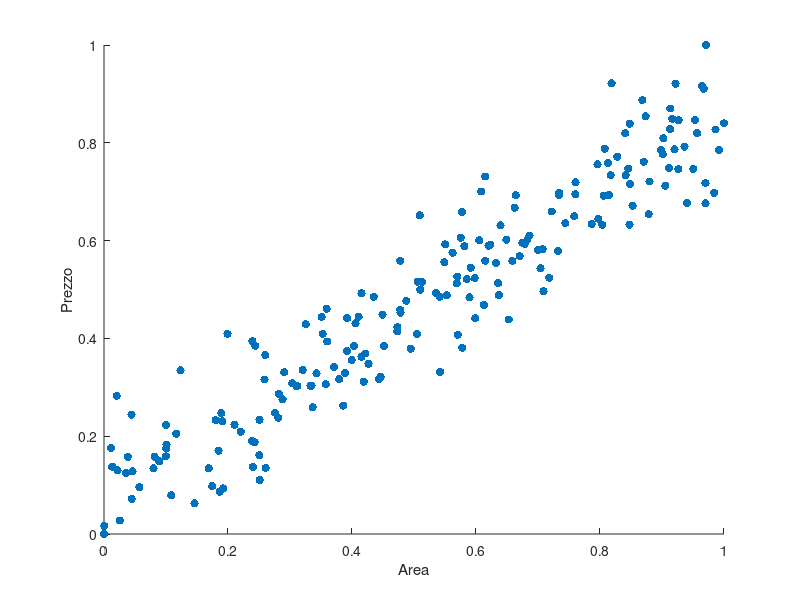

Here is the MATLAB script that generated this plot: (Note: this script raises an error after producing the figure.)
clc, clear, close all

%Ripetibilità esperimento
rng(0,'twister');

%Generazione dataset
%x rappresenta la superficie di una casa
%y rappresenta il prezzo della casa di area x

low = 50;
high = 100;
x = (high-low).*rand(200,1) + low;
y = 2 * x + 10 .* randn(200,1);

%Normalizzo i dati 
x = normalize(x,'range',[0 1]);
y = normalize(y,'range',[0 1]);

%Visualizzazione dataset
figure(1)
scatter(x,y,'filled')
xlabel('Area') 
ylabel('Prezzo') 

x = [ones(length(x),1) x];

%Divido dataset in training set e test set
n = size(x,1);
th = floor(0.8 * n);
x_train = x(1:th,:);
y_train= y(1:th,:);
x_test = x(th+1:n,:);
y_test = y(th+1:n,:);

%Inizializzo parametri theta casualmente
theta_batch = rand(1,length(x_train(1,:)));
theta_sgd = theta_batch;

%Fitting parametri con sgd e batch gradient descent
lr = 0.01;
it = 50;

[theta_sgd, cost_hist_sgd, n_sgd] = sgd(theta_sgd,x_train,y_train,lr,it);
[theta_batch, cost_hist_batch, n] = batch_gradient_descent(theta_batch,x_train,y_train,lr,it);

%Fitting con normal equations
theta_ne = (x_train' * x_train)\(x_train' * y_train);

%Valore della funzione costo nei tre casi
cost_ne = cost_func(theta_ne',x,y);
cost_sgd= cost_func(theta_sgd,x,y);
cost_batch = cost_func(theta_batch,x,y);

%Valore predetto nei 3 casi
y_pred_ne= h(x_train,theta_ne');
y_pred_sgd = h(x_train,theta_sgd);
y_pred_batch = h(x_train,theta_batch);

%Visualizzazione delle tre rette stimate
figure(1)
scatter(x_train(:,2),y_train,'filled')
hold on 
plot(x_train(:,2),y_pred_ne,'LineWidth',1.5)
hold on 
plot(x_train(:,2),y_pred_sgd,'LineWidth',1.5)
hold on 
plot(x_train(:,2),y_pred_batch,'LineWidth',1.5)
xlabel('Area') 
ylabel('Prezzo')
legend('training set','y_pred_ne','y_pred_sgd','y_pred_batch')

%Andamento valore funzione costo sgd e batch gradient descent al variare
%delle iterazioni
figure(2)
plot((1:it),cost_hist_batch,'r','LineWidth',1)
hold on 
plot((1:it),cost_hist_sgd,'b','LineWidth',1)
legend('batch','sgd')
xlabel('iterations') 
ylabel('cost function') 

%Valori funzione costo assunti nei tre casi
disp("cost_batch = ")
disp(cost_batch)
disp("cost_sgd = ")
disp(cost_sgd)
disp("cost_ne = ")
disp(cost_ne)

%MSE
mse_batch = mse(h(x_test,theta_batch),y_test);
mse_sgd = mse(h(x_test,theta_sgd),y_test);
mse_ne = mse(h(x_test,theta_ne'),y_test);

disp("mse_batch = ")
disp(mse_batch)
disp("mse_sgd = ")
disp(mse_sgd)
disp("mse_ne = ")
disp(mse_ne)

%Predizione del prezzo delle case sul test set
max_y = max(y);
min_y = min(y);

prediction = int32(1000*[x_test(:,2) h(x_test,theta_batch) h(x_test,theta_sgd) h(x_test,theta_ne') y_test]);
prediction_rescaled = (max_y-min_y)*prediction + min_y;
writematrix(prediction_rescaled,'prediction.csv');